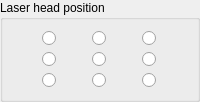
           <widget class="QGroupBox" name="groupBox_12">
            <property name="title">
             <string>Laser head position</string>
            </property>
            <layout class="QGridLayout" name="gridLayout_9">
             <item row="0" column="0">
              <widget class="QRadioButton" name="radioButton">
               <property name="maximumSize">
                <size>
                 <width>16</width>
                 <height>24</height>
                </size>
               </property>
               <property name="text">
                <string/>
               </property>
              </widget>
             </item>
             <item row="0" column="1">
              <widget class="QRadioButton" name="radioButton_2">
               <property name="maximumSize">
                <size>
                 <width>16</width>
                 <height>24</height>
                </size>
               </property>
               <property name="text">
                <string/>
               </property>
              </widget>
             </item>
             <item row="0" column="2">
              <widget class="QRadioButton" name="radioButton_3">
               <property name="maximumSize">
                <size>
                 <width>16</width>
                 <height>24</height>
                </size>
               </property>
               <property name="text">
                <string/>
               </property>
              </widget>
             </item>
             <item row="1" column="0">
              <widget class="QRadioButton" name="radioButton_4">
               <property name="maximumSize">
                <size>
                 <width>16</width>
                 <height>24</height>
                </size>
               </property>
               <property name="text">
                <string/>
               </property>
              </widget>
             </item>
             <item row="1" column="1">
              <widget class="QRadioButton" name="radioButton_5">
               <property name="maximumSize">
                <size>
                 <width>16</width>
                 <height>24</height>
                </size>
               </property>
               <property name="text">
                <string/>
               </property>
              </widget>
             </item>
             <item row="1" column="2">
              <widget class="QRadioButton" name="radioButton_6">
               <property name="maximumSize">
                <size>
                 <width>16</width>
                 <height>24</height>
                </size>
               </property>
               <property name="text">
                <string/>
               </property>
              </widget>
             </item>
             <item row="2" column="0">
              <widget class="QRadioButton" name="radioButton_7">
               <property name="maximumSize">
                <size>
                 <width>16</width>
                 <height>24</height>
                </size>
               </property>
               <property name="text">
                <string/>
               </property>
              </widget>
             </item>
             <item row="2" column="1">
              <widget class="QRadioButton" name="radioButton_8">
               <property name="maximumSize">
                <size>
                 <width>16</width>
                 <height>24</height>
                </size>
               </property>
               <property name="text">
                <string/>
               </property>
              </widget>
             </item>
             <item row="2" column="2">
              <widget class="QRadioButton" name="radioButton_9">
               <property name="maximumSize">
                <size>
                 <width>16</width>
                 <height>24</height>
                </size>
               </property>
               <property name="text">
                <string/>
               </property>
              </widget>
             </item>
            </layout>
           </widget>
